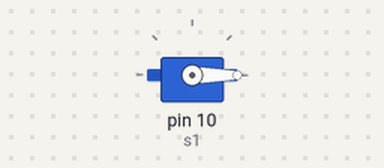
Simulated run of this sketch. Board: Arduino Uno, built with avr-gcc and run on an emulated ATmega328P. Shown: servo.

Above: at 0.05 s.
Timing chart, 0 to 4.6 s (numbered marks = the images above):
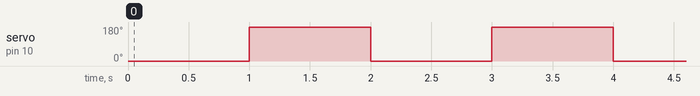

The sketch:

sketch_mar31a.ino
```cpp
#include<Servo.h>
Servo s1;
void setup() {
  // put your setup code here, to run once:
s1.attach(10);


s1.write(0);


//Serial.begin(9600);
}

void loop() {
  s1.write(0);
  delay(1000);
   s1.write(180);
delay(1000);

}
```

Measured:
- by itself, servo on pin 10 (s1): alternates 180° for 1.0 s and 0° for 1.0 s
